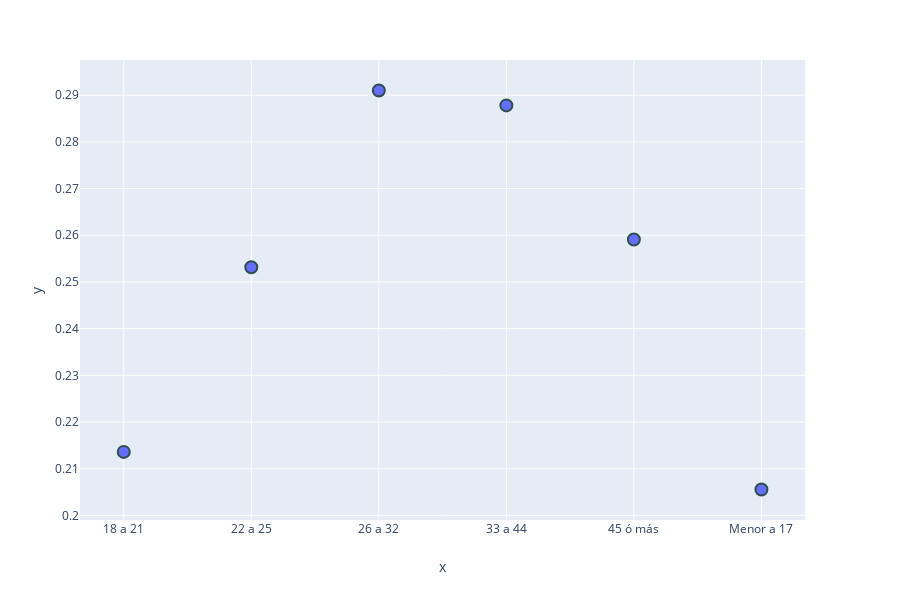

Notebook code for this chart:
### Code cell
#res_edad_alcohol = 
get_results(6, resultados, lista_edades)

### Figure 1 — Plotly figure (JSON) as saved in the notebook; plotly's stock layout.template omitted (floating-point values rounded to 4 significant figures)
{"data": [{"hoverlabel": {"namelength": 0}, "hovertemplate": "x=%{x}<br>y=%{y}", "legendgroup": "", "marker": {"color": "#636efa", "line": {"color": "DarkSlateGrey", "width": 2}, "size": 12, "symbol": "circle"}, "mode": "markers", "name": "", "showlegend": false, "type": "scatter", "x": ["18 a 21", "22 a 25", "26 a 32", "33 a 44", "45 ó más", "Menor a 17"], "xaxis": "x", "y": [0.2136, 0.2531, 0.291, 0.2878, 0.2591, 0.2055], "yaxis": "y"}], "layout": {"height": 600, "legend": {"tracegroupgap": 0}, "margin": {"t": 60}, "xaxis": {"anchor": "y", "domain": [0, 0.98], "title": {"text": "x"}}, "yaxis": {"anchor": "x", "domain": [0, 1], "title": {"text": "y"}}}}
